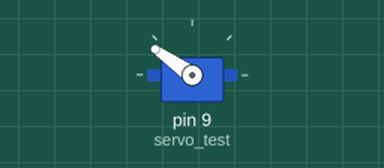
This sketch was run on a simulated Arduino Uno, built with avr-gcc and run on an emulated ATmega328P. Shown: servo.

Above: at 0.05 s.
At 0.15 s:
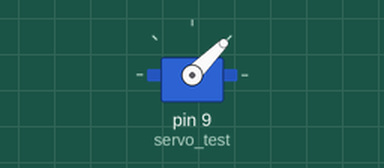
At 1.2 s:
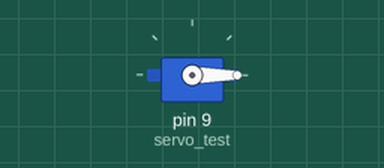
At 2.35 s:
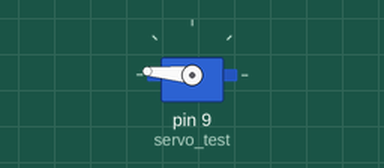
Timing chart, 0 to 5.4 s (numbered marks = the images above):
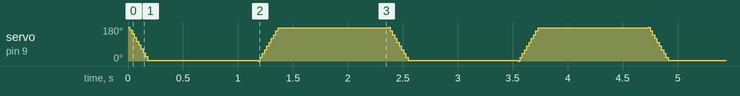

The sketch:

servo_test.ino
```cpp
#include<Servo.h>              //Servo library

Servo servo_test;        //initialize a servo object for the connected servo

int angle = 0;

void setup()
{
  servo_test.attach(9);      // attach the signal pin of servo to pin9 of arduino
}

void loop()
{
  for(angle = 180; angle>=1; angle-=5)     // command to move from 180 degrees to 0 degrees
  {
    servo_test.write(angle);              //command to rotate the servo to the specified angle
    delay(5);
  }

    delay(1000);
  for(angle = 0; angle < 180; angle += 5)    // command to move from 0 degrees to 180 degrees
  {
    servo_test.write(angle);                 //command to rotate the servo to the specified angle
    delay(5);
  }

  delay(1000);


}
```
